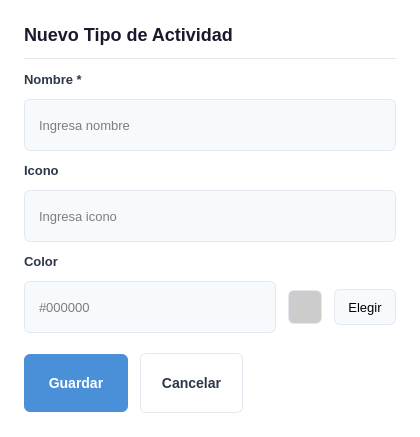
<?xml version="1.0" encoding="UTF-8"?>
<ui version="4.0">
 <class>TiposActividadForm</class>
 <widget class="QDialog" name="TiposActividadForm">
  <property name="geometry">
   <rect><x>0</x><y>0</y><width>420</width><height>380</height></rect>
  </property>
  <property name="windowTitle"><string>Nuevo Tipo de Actividad</string></property>
  <property name="styleSheet">
   <string notr="true">
QDialog { background-color: white; }
QLabel#dialogTitle { font-size: 18px; font-weight: bold; color: #1a1a2e; }
QLineEdit { padding: 8px 12px; border: 1px solid #e2e8f0; border-radius: 6px; background-color: #f7fafc; font-size: 13px; min-height: 34px; }
QLineEdit:focus { border: 1px solid #4a90d9; background-color: white; }
QLineEdit:hover { border: 1px solid #cbd5e0; }
QPushButton#btnGuardar { background-color: #4a90d9; color: white; border: none; border-radius: 6px; font-size: 14px; font-weight: 600; padding: 10px 24px; min-height: 38px; }
QPushButton#btnGuardar:hover { background-color: #3a7bc8; }
QPushButton#btnCancelar { background-color: white; color: #2d3748; border: 1px solid #e2e8f0; border-radius: 6px; font-size: 14px; font-weight: 500; padding: 10px 20px; min-height: 38px; }
QPushButton#btnCancelar:hover { background-color: #f7fafc; border-color: #cbd5e0; }
   </string>
  </property>
  <layout class="QVBoxLayout" name="mainLayout">
   <property name="spacing"><number>12</number></property>
   <property name="leftMargin"><number>24</number></property>
   <property name="topMargin"><number>24</number></property>
   <property name="rightMargin"><number>24</number></property>
   <property name="bottomMargin"><number>24</number></property>
   <item><widget class="QLabel" name="dialogTitle"><property name="text"><string>Nuevo Tipo de Actividad</string></property></widget></item>
   <item><widget class="QFrame" name="separator"><property name="frameShape"><enum>QFrame::HLine</enum></property><property name="styleSheet"><string>color: #e2e8f0;</string></property></widget></item>
   <item><widget class="QLabel" name="label_Nombre"><property name="text"><string>Nombre *</string></property><property name="styleSheet"><string>font-size: 13px; color: #2d3748; font-weight: 600;</string></property></widget></item>
   <item><widget class="QLineEdit" name="input_Nombre"><property name="placeholderText"><string>Ingresa nombre</string></property></widget></item>
   <item><widget class="QLabel" name="label_Icono"><property name="text"><string>Icono</string></property><property name="styleSheet"><string>font-size: 13px; color: #2d3748; font-weight: 600;</string></property></widget></item>
   <item><widget class="QLineEdit" name="input_Icono"><property name="placeholderText"><string>Ingresa icono</string></property></widget></item>
   <item><widget class="QLabel" name="label_Color"><property name="text"><string>Color</string></property><property name="styleSheet"><string>font-size: 13px; color: #2d3748; font-weight: 600;</string></property></widget></item>
   <item>
    <layout class="QHBoxLayout" name="colorLayout_Color">
     <item><widget class="QLineEdit" name="input_Color"><property name="placeholderText"><string>#000000</string></property></widget></item>
     <item><widget class="QFrame" name="colorPreview_Color"><property name="minimumSize"><size><width>34</width><height>34</height></size></property><property name="maximumSize"><size><width>34</width><height>34</height></size></property><property name="styleSheet"><string>background-color: #cccccc; border: 1px solid #e2e8f0; border-radius: 6px;</string></property></widget></item>
     <item><widget class="QPushButton" name="btnColor_Color"><property name="text"><string>Elegir</string></property><property name="cursor"><cursorShape>PointingHandCursor</cursorShape></property><property name="styleSheet"><string>border: 1px solid #e2e8f0; border-radius: 6px; min-height: 34px; min-width: 60px; font-size: 13px; background-color: #f7fafc;</string></property></widget></item>
    </layout>
   </item>
   <item><spacer name="verticalSpacer"><property name="orientation"><enum>Qt::Vertical</enum></property><property name="sizeType"><enum>QSizePolicy::Fixed</enum></property><property name="sizeHint" stdset="0"><size><width>20</width><height>8</height></size></property></spacer></item>
   <item>
    <layout class="QHBoxLayout" name="buttonLayout">
     <item><widget class="QPushButton" name="btnGuardar"><property name="text"><string>Guardar</string></property><property name="cursor"><cursorShape>PointingHandCursor</cursorShape></property></widget></item>
     <item><widget class="QPushButton" name="btnCancelar"><property name="text"><string>Cancelar</string></property><property name="cursor"><cursorShape>PointingHandCursor</cursorShape></property></widget></item>
     <item><spacer name="buttonSpacer"><property name="orientation"><enum>Qt::Horizontal</enum></property><property name="sizeHint" stdset="0"><size><width>40</width><height>20</height></size></property></spacer></item>
    </layout>
   </item>
  </layout>
 </widget>
 <resources/>
 <connections/>
</ui>
